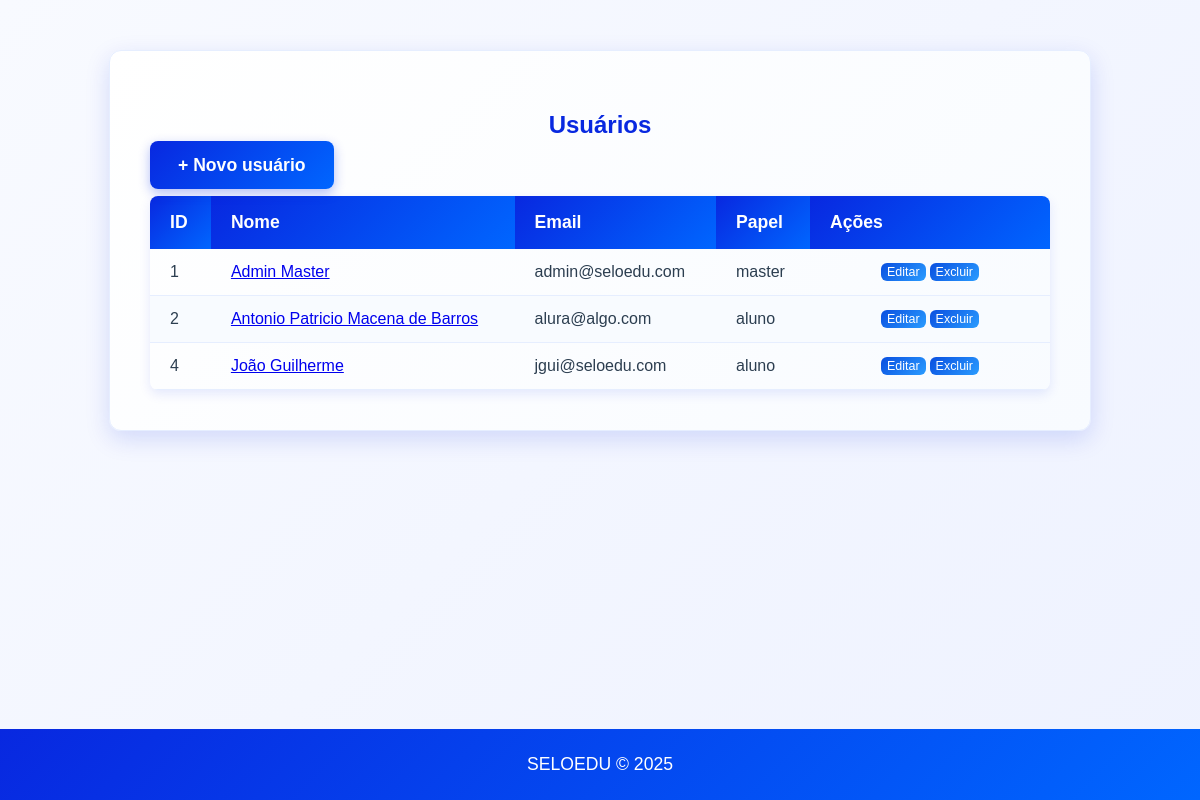
Before: /users/ with the older database file.
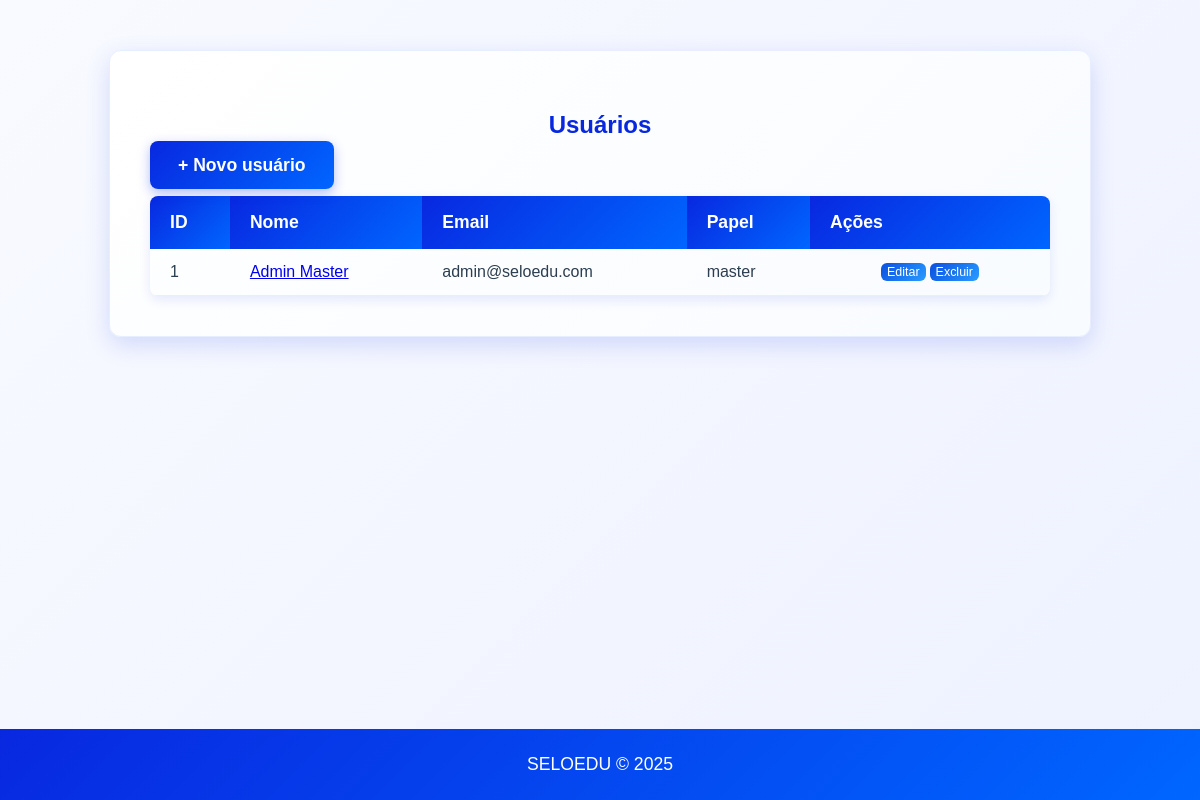
After: the same page with the newer database file.
### models/users.py (models this page shows, shortened)
class User(UserMixin, db.Model):
	__tablename__ = 'users'
	id = db.Column(db.Integer, primary_key=True)
	nome = db.Column(db.String(120), nullable=False)
	email = db.Column(db.String(150), unique=True, nullable=False)
	password_hash = db.Column(db.String(256), nullable=True)
	role = db.Column(db.String(50), default='user')
	ativo = db.Column(db.Boolean, default=True)
	profile = db.relationship('Profile', uselist=False, back_populates='user')

### views/users.py (the view)
    def list_users(self):
        try:
            users = User.query.filter_by(ativo=True).all()
            return render_template('users/index.html', usuarios=users)
        except Exception as e:
            flash(f'Erro ao carregar usuários: {str(e)}', 'error')
            return render_template('users/index.html', usuarios=[])

### templates/users/index.html (shortened to what this page needs)
{% extends "base.html" %}
{% block content %}
  <div class="users-container">
    <h2 class="users-header">Usuários</h2>
    <p><a class="button-home no-underline" href="{{ url_for('users.create') }}">+ Novo usuário</a></p>
    {% if usuarios %}
      <table>
        <thead>
          <tr>
            <th>ID</th>
            <th>Nome</th>
            <th>Email</th>
            <th>Papel</th>
            <th>Ações</th>
          </tr>
        </thead>
        <tbody>
          {% for u in usuarios %}
            <tr>
              <td>{{ u.id }}</td>
              <td><a href="{{ url_for('users.show', user_id=u.id) }}">{{ u.nome }}</a></td>
              <td>{{ u.email }}</td>
              <td>{{ u.role }}</td>
              <td class="actions">
                <div class="action-group">
                  <form action="{{ url_for('users.edit', user_id=u.id) }}" method="get" style="margin:0;display:inline-flex;">
                    <button type="submit" class="btn-small">Editar</button>
                  </form>
                  <form action="{{ url_for('users.delete', user_id=u.id) }}" method="post" style="margin:0;display:inline-flex;">
                    <button type="submit" class="btn-small">Excluir</button>
                  </form>
                </div>
              </td>
            </tr>
          {% endfor %}
        </tbody>
      </table>
    {% else %}
      <p>Nenhum usuário cadastrado.</p>
    {% endif %}
  </div>
{% endblock %}

Changed rows visible on the page:
removed User: id "2", nome "Antonio Patricio Macena de Barros", email "alura@algo.com", role "aluno"
removed User: id "4", nome "João Guilherme", email "jgui@seloedu.com", role "aluno"
